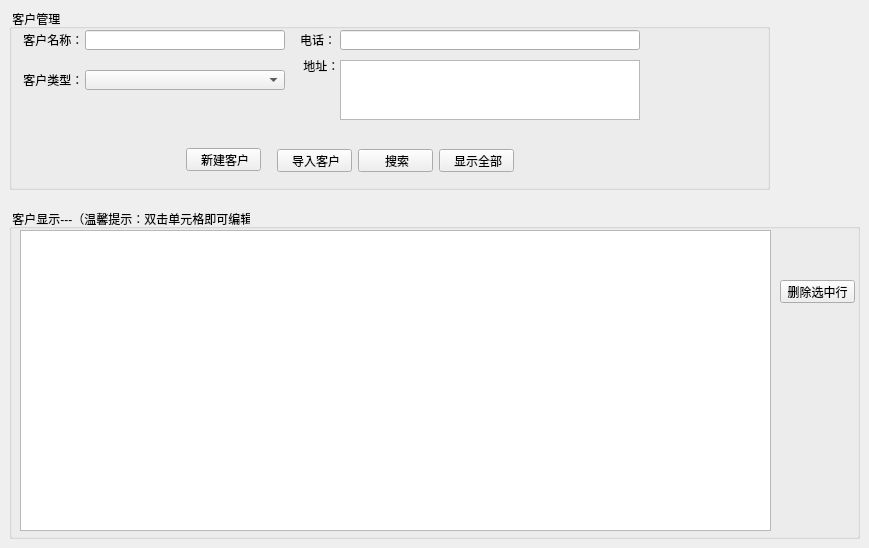
      <widget class="QWidget" name="tabCustomer">
       <attribute name="title">
        <string> 客户管理</string>
       </attribute>
       <widget class="QLabel" name="cname_label">
        <property name="geometry">
         <rect>
          <x>20</x>
          <y>30</y>
          <width>70</width>
          <height>20</height>
         </rect>
        </property>
        <property name="text">
         <string> 客户名称：</string>
        </property>
       </widget>
       <widget class="QLabel" name="ctype_label">
        <property name="geometry">
         <rect>
          <x>20</x>
          <y>70</y>
          <width>70</width>
          <height>20</height>
         </rect>
        </property>
        <property name="text">
         <string> 客户类型：</string>
        </property>
       </widget>
       <widget class="QLabel" name="cthone_label">
        <property name="geometry">
         <rect>
          <x>300</x>
          <y>30</y>
          <width>50</width>
          <height>20</height>
         </rect>
        </property>
        <property name="text">
         <string>电话：</string>
        </property>
       </widget>
       <widget class="QLabel" name="address_label">
        <property name="geometry">
         <rect>
          <x>300</x>
          <y>60</y>
          <width>50</width>
          <height>12</height>
         </rect>
        </property>
        <property name="text">
         <string> 地址：</string>
        </property>
       </widget>
       <widget class="QLineEdit" name="lineEdit_cname">
        <property name="geometry">
         <rect>
          <x>85</x>
          <y>30</y>
          <width>200</width>
          <height>20</height>
         </rect>
        </property>
       </widget>
       <widget class="QLineEdit" name="lineEdit_cpthone">
        <property name="geometry">
         <rect>
          <x>340</x>
          <y>30</y>
          <width>300</width>
          <height>20</height>
         </rect>
        </property>
       </widget>
       <widget class="QTextEdit" name="textEdit_caddress">
        <property name="geometry">
         <rect>
          <x>340</x>
          <y>60</y>
          <width>300</width>
          <height>60</height>
         </rect>
        </property>
       </widget>
       <widget class="QComboBox" name="comboBox_ctype">
        <property name="geometry">
         <rect>
          <x>85</x>
          <y>70</y>
          <width>200</width>
          <height>20</height>
         </rect>
        </property>
       </widget>
       <widget class="QTableView" name="tableViewCus">
        <property name="geometry">
         <rect>
          <x>20</x>
          <y>230</y>
          <width>751</width>
          <height>301</height>
         </rect>
        </property>
       </widget>
       <widget class="QGroupBox" name="groupBox">
        <property name="geometry">
         <rect>
          <x>9</x>
          <y>9</y>
          <width>761</width>
          <height>181</height>
         </rect>
        </property>
        <property name="title">
         <string> 客户管理</string>
        </property>
        <widget class="QPushButton" name="showCusBtn">
         <property name="geometry">
          <rect>
           <x>430</x>
           <y>140</y>
           <width>75</width>
           <height>23</height>
          </rect>
         </property>
         <property name="text">
          <string> 显示全部</string>
         </property>
        </widget>
        <widget class="QPushButton" name="inportCusBtn">
         <property name="geometry">
          <rect>
           <x>268</x>
           <y>140</y>
           <width>75</width>
           <height>23</height>
          </rect>
         </property>
         <property name="text">
          <string> 导入客户</string>
         </property>
        </widget>
        <widget class="QPushButton" name="searchCusBtn">
         <property name="geometry">
          <rect>
           <x>349</x>
           <y>140</y>
           <width>75</width>
           <height>23</height>
          </rect>
         </property>
         <property name="text">
          <string> 搜索</string>
         </property>
        </widget>
        <widget class="QPushButton" name="createcusBtn">
         <property name="geometry">
          <rect>
           <x>177</x>
           <y>139</y>
           <width>75</width>
           <height>23</height>
          </rect>
         </property>
         <property name="text">
          <string> 新建客户</string>
         </property>
        </widget>
       </widget>
       <widget class="QGroupBox" name="groupBox_2">
        <property name="geometry">
         <rect>
          <x>9</x>
          <y>209</y>
          <width>851</width>
          <height>330</height>
         </rect>
        </property>
        <property name="title">
         <string> 客户显示---（温馨提示：双击单元格即可编辑）</string>
        </property>
       </widget>
       <widget class="QPushButton" name="delCusBtn">
        <property name="geometry">
         <rect>
          <x>780</x>
          <y>280</y>
          <width>75</width>
          <height>23</height>
         </rect>
        </property>
        <property name="text">
         <string>删除选中行</string>
        </property>
       </widget>
       <zorder>groupBox</zorder>
       <zorder>groupBox_2</zorder>
       <zorder>cname_label</zorder>
       <zorder>ctype_label</zorder>
       <zorder>cthone_label</zorder>
       <zorder>address_label</zorder>
       <zorder>lineEdit_cname</zorder>
       <zorder>lineEdit_cpthone</zorder>
       <zorder>textEdit_caddress</zorder>
       <zorder>comboBox_ctype</zorder>
       <zorder>tableViewCus</zorder>
       <zorder>delCusBtn</zorder>
      </widget>
